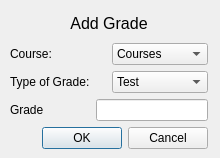
<?xml version="1.0" encoding="UTF-8"?>
<ui version="4.0">
 <class>Dialog</class>
 <widget class="QDialog" name="Dialog">
  <property name="geometry">
   <rect>
    <x>0</x>
    <y>0</y>
    <width>220</width>
    <height>158</height>
   </rect>
  </property>
  <property name="windowTitle">
   <string>Dialog</string>
  </property>
  <widget class="QWidget" name="">
   <property name="geometry">
    <rect>
     <x>10</x>
     <y>10</y>
     <width>198</width>
     <height>139</height>
    </rect>
   </property>
   <layout class="QVBoxLayout" name="verticalLayout">
    <item>
     <widget class="QLabel" name="label">
      <property name="minimumSize">
       <size>
        <width>140</width>
        <height>20</height>
       </size>
      </property>
      <property name="font">
       <font>
        <pointsize>12</pointsize>
       </font>
      </property>
      <property name="text">
       <string>Add Grade</string>
      </property>
      <property name="alignment">
       <set>Qt::AlignCenter</set>
      </property>
     </widget>
    </item>
    <item>
     <layout class="QHBoxLayout" name="horizontalLayout_3">
      <item>
       <widget class="QLabel" name="label_2">
        <property name="minimumSize">
         <size>
          <width>80</width>
          <height>10</height>
         </size>
        </property>
        <property name="text">
         <string>Course:</string>
        </property>
       </widget>
      </item>
      <item>
       <widget class="QComboBox" name="comboBox">
        <property name="minimumSize">
         <size>
          <width>80</width>
          <height>10</height>
         </size>
        </property>
        <item>
         <property name="text">
          <string>Courses</string>
         </property>
        </item>
        <item>
         <property name="text">
          <string>New Item</string>
         </property>
        </item>
       </widget>
      </item>
     </layout>
    </item>
    <item>
     <layout class="QHBoxLayout" name="horizontalLayout_2">
      <item>
       <widget class="QLabel" name="label_3">
        <property name="minimumSize">
         <size>
          <width>80</width>
          <height>10</height>
         </size>
        </property>
        <property name="text">
         <string>Type of Grade:</string>
        </property>
       </widget>
      </item>
      <item>
       <widget class="QComboBox" name="comboBox_2">
        <property name="minimumSize">
         <size>
          <width>80</width>
          <height>10</height>
         </size>
        </property>
        <item>
         <property name="text">
          <string>Test</string>
         </property>
        </item>
        <item>
         <property name="text">
          <string>Quiz</string>
         </property>
        </item>
        <item>
         <property name="text">
          <string>Exam</string>
         </property>
        </item>
       </widget>
      </item>
     </layout>
    </item>
    <item>
     <layout class="QHBoxLayout" name="horizontalLayout">
      <item>
       <widget class="QLabel" name="label_4">
        <property name="minimumSize">
         <size>
          <width>80</width>
          <height>10</height>
         </size>
        </property>
        <property name="text">
         <string>Grade</string>
        </property>
       </widget>
      </item>
      <item>
       <widget class="QLineEdit" name="lineEdit">
        <property name="minimumSize">
         <size>
          <width>80</width>
          <height>10</height>
         </size>
        </property>
       </widget>
      </item>
     </layout>
    </item>
    <item>
     <widget class="QDialogButtonBox" name="buttonBox">
      <property name="standardButtons">
       <set>QDialogButtonBox::Cancel|QDialogButtonBox::Ok</set>
      </property>
     </widget>
    </item>
   </layout>
  </widget>
 </widget>
 <resources/>
 <connections/>
</ui>
